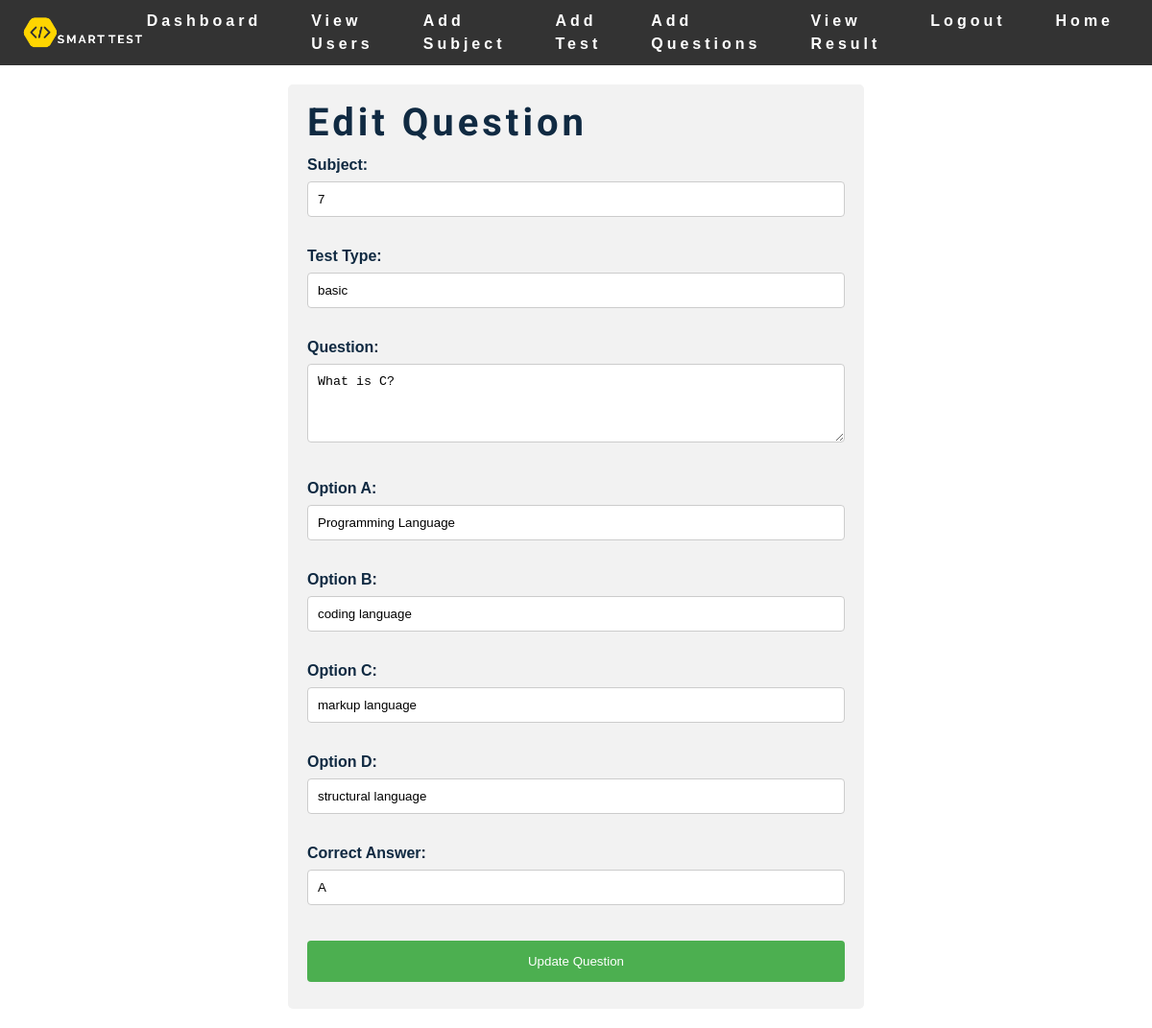
/Admin/edit_question.php?id=22, run on the app's committed database.
### tables this page shows
CREATE TABLE `questions` (
  `question_id` int(11) NOT NULL,
  `subject_id` int(11) NOT NULL,
  `test_type` varchar(150) NOT NULL,
  `question` varchar(250) NOT NULL,
  `option1` varchar(50) NOT NULL,
  `option2` varchar(50) NOT NULL,
  `option3` varchar(50) NOT NULL,
  `option4` varchar(50) NOT NULL,
  `correct_answer` varchar(50) NOT NULL
);

### Admin/edit_question.php (the view, shortened to what this page needs)
<?php
include("header.php");
include("connect.php");
if(isset($_GET['id']) && !empty(trim($_GET['id']))) {
    $question_id = trim($_GET['id']);
    $sql_question = "SELECT * FROM questions WHERE question_id = '$question_id'";
    $result_question = $conn->query($sql_question);
    if($result_question->num_rows == 1) {
        $row = $result_question->fetch_assoc();
        $subject_id = $row['subject_id'];
        $test_type = $row['test_type'];
        $question = $row['question'];
        $option1 = $row['option1'];
        $option2 = $row['option2'];
        $option3 = $row['option3'];
        $option4 = $row['option4'];
        $correct_answer = $row['correct_answer'];
    } else {
        echo "Question not found.";
        exit();
    }
}
?>
<!DOCTYPE html>
<html lang="en">
<head>
</head>
<body>
<div class="form-container">
    <h2>Edit Question</h2>
    <form action="<?php echo htmlspecialchars($_SERVER["PHP_SELF"]); ?>" method="post">
        <label for="subject">Subject:</label>
        <input type="text" id="subject" name="subject" value="<?php echo $subject_id; ?>"><br><br>
        <label for="test">Test Type:</label>
        <input type="text" id="test" name="test" value="<?php echo $test_type; ?>"><br><br>
        <label for="question">Question:</label><br>
        <textarea id="question" name="question" rows="4" cols="50"><?php echo $question; ?></textarea><br><br>
        <label for="option1">Option A:</label>
        <input type="text" id="option1" name="option1" value="<?php echo $option1; ?>"><br><br>
        <label for="option2">Option B:</label>
        <input type="text" id="option2" name="option2" value="<?php echo $option2; ?>"><br><br>
        <label for="option3">Option C:</label>
        <input type="text" id="option3" name="option3" value="<?php echo $option3; ?>"><br><br>
        <label for="option4">Option D:</label>
        <input type="text" id="option4" name="option4" value="<?php echo $option4; ?>"><br><br>
        <label for="correct_answer">Correct Answer:</label>
        <input type="text" id="correct_answer" name="correct_answer" value="<?php echo $correct_answer; ?>"><br><br>
        <input type="submit" name="update_question" value="Update Question">
    </form>
</div>
</body>
</html>

### css/styles.css (style rules this page uses)
:root { --clr-primary-1: hsl(43, 86%, 17%); --clr-primary-2: hsl(43, 77%, 27%); --clr-primary-3: hsl(43, 72%, 37%); --clr-primary-4: hsl(42, 63%, 48%); --clr-primary-5: hsl(42, 78%, 60%); --clr-primary-6: hsl(43, 89%, 70%); --clr-primary-7: hsl(43, 90%, 76%); --clr-primary-8: hsl(45, 86%, 81%); --clr-primary-9: hsl(45, 90%, 88%); --clr-primary-10: hsl(45, 100%, 96%); --clr-grey-1: hsl(209, 61%, 16%); --clr-grey-2: hsl(211, 39%, 23%); --clr-grey-3: hsl(209, 34%, 30%); --clr-grey-4: hsl(209, 28%, 39%); --clr-grey-5: hsl(210, 22%, 49%); --clr-grey-6: hsl(209, 23%, 60%); --clr-grey-7: hsl(211, 27%, 70%); --clr-grey-8: hsl(210, 31%, 80%); --clr-grey-9: hsl(212, 33%, 89%); --clr-grey-10: hsl(210, 36%, 96%); --clr-white: #fff; --ff-primary: 'Roboto', sans-serif; --ff-secondary: 'Open Sans', sans-serif; --transition: all 0.3s linear; --spacing: 0.25rem; --radius: 0.5rem; --light-shadow: 0 5px 15px rgba(0, 0, 0, 0.1); --dark-shadow: 0 5px 15px rgba(0, 0, 0, 0.2); --max-width: 1170px; }
body { font-family: var(--ff-secondary); background: var(--clr-white); color: var(--clr-grey-1); line-height: 1.5; font-size: 0.875rem; }
h1, h2, h3, h4 { letter-spacing: var(--spacing); text-transform: capitalize; line-height: 1.25; margin-bottom: 0.75rem; font-family: var(--ff-primary); }
h2 { font-size: 2rem; }
@media screen and (min-width: 800px) { h2 { font-size: 2.5rem; } }
@media screen and (min-width: 800px) { body { font-size: 1rem; } }
@media screen and (min-width: 800px) { h1, h2, h3, h4 { line-height: 1; } }

### Admin/header.php (style rules this page uses)
body { margin: 0; padding: 0; font-family: Arial, sans-serif; }

### Admin/edit_question.php (style rules this page uses)
.form-container { width: 50%; margin: 20px auto; padding: 20px; background-color: #f2f2f2; border-radius: 5px; }
label { font-weight: bold; }
input[type="text"], textarea { width: 100%; padding: 10px; margin: 5px 0; border: 1px solid #ccc; border-radius: 4px; box-sizing: border-box; }
input[type="submit"] { background-color: #4CAF50; color: white; padding: 14px 20px; margin: 8px 0; border: none; border-radius: 4px; cursor: pointer; width: 100%; }

### data on the page
questions: subject "7", test "basic", question "What is C?", option1 "Programming Language", option2 "coding language", option3 "markup language", option4 "structural language", correct_answer "A"
